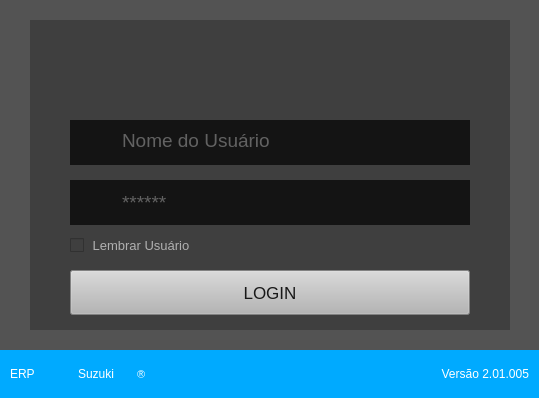
<?xml version="1.0" encoding="UTF-8"?>
<ui version="4.0">
 <class>MainWindow</class>
 <widget class="QMainWindow" name="MainWindow">
  <property name="enabled">
   <bool>true</bool>
  </property>
  <property name="geometry">
   <rect>
    <x>0</x>
    <y>0</y>
    <width>539</width>
    <height>398</height>
   </rect>
  </property>
  <property name="sizePolicy">
   <sizepolicy hsizetype="Fixed" vsizetype="Fixed">
    <horstretch>0</horstretch>
    <verstretch>0</verstretch>
   </sizepolicy>
  </property>
  <property name="minimumSize">
   <size>
    <width>539</width>
    <height>0</height>
   </size>
  </property>
  <property name="maximumSize">
   <size>
    <width>539</width>
    <height>512</height>
   </size>
  </property>
  <property name="acceptDrops">
   <bool>false</bool>
  </property>
  <property name="windowTitle">
   <string>Tela de Login</string>
  </property>
  <property name="styleSheet">
   <string notr="true">background-color: #535353;</string>
  </property>
  <widget class="QWidget" name="centralwidget">
   <layout class="QVBoxLayout" name="verticalLayout">
    <property name="spacing">
     <number>0</number>
    </property>
    <property name="leftMargin">
     <number>0</number>
    </property>
    <property name="topMargin">
     <number>0</number>
    </property>
    <property name="rightMargin">
     <number>0</number>
    </property>
    <property name="bottomMargin">
     <number>0</number>
    </property>
    <item>
     <widget class="QWidget" name="widget" native="true">
      <layout class="QVBoxLayout" name="verticalLayout_2">
       <property name="leftMargin">
        <number>30</number>
       </property>
       <property name="topMargin">
        <number>20</number>
       </property>
       <property name="rightMargin">
        <number>30</number>
       </property>
       <property name="bottomMargin">
        <number>20</number>
       </property>
       <item>
        <widget class="QWidget" name="widget_4" native="true">
         <property name="minimumSize">
          <size>
           <width>480</width>
           <height>310</height>
          </size>
         </property>
         <property name="maximumSize">
          <size>
           <width>480</width>
           <height>310</height>
          </size>
         </property>
         <property name="styleSheet">
          <string notr="true">background-color: #3F3F3F</string>
         </property>
         <widget class="QWidget" name="widget_2" native="true">
          <property name="geometry">
           <rect>
            <x>40</x>
            <y>100</y>
            <width>400</width>
            <height>45</height>
           </rect>
          </property>
          <property name="styleSheet">
           <string notr="true">background-color: rgb(20, 20, 20)</string>
          </property>
          <widget class="QLineEdit" name="line_Usuario">
           <property name="geometry">
            <rect>
             <x>50</x>
             <y>0</y>
             <width>351</width>
             <height>41</height>
            </rect>
           </property>
           <property name="font">
            <font>
             <family>Arial</family>
             <pointsize>14</pointsize>
             <weight>9</weight>
             <italic>false</italic>
             <bold>false</bold>
            </font>
           </property>
           <property name="acceptDrops">
            <bool>true</bool>
           </property>
           <property name="toolTip">
            <string/>
           </property>
           <property name="statusTip">
            <string/>
           </property>
           <property name="whatsThis">
            <string>&lt;html&gt;&lt;head/&gt;&lt;body&gt;&lt;p&gt;&lt;br/&gt;&lt;/p&gt;&lt;/body&gt;&lt;/html&gt;</string>
           </property>
           <property name="styleSheet">
            <string notr="true">background-color: rgb(20, 20, 20);
font: 75 14pt &quot;Arial&quot;;
border: rgb(77, 77, 77);
color: rgb(176, 176, 176);

</string>
           </property>
           <property name="inputMethodHints">
            <set>Qt::ImhNone</set>
           </property>
           <property name="inputMask">
            <string/>
           </property>
           <property name="text">
            <string/>
           </property>
           <property name="cursorPosition">
            <number>0</number>
           </property>
           <property name="placeholderText">
            <string>Nome do Usuário</string>
           </property>
           <property name="cursorMoveStyle">
            <enum>Qt::VisualMoveStyle</enum>
           </property>
           <property name="clearButtonEnabled">
            <bool>true</bool>
           </property>
          </widget>
          <widget class="QLabel" name="label_3">
           <property name="geometry">
            <rect>
             <x>12</x>
             <y>8</y>
             <width>20</width>
             <height>25</height>
            </rect>
           </property>
           <property name="text">
            <string/>
           </property>
           <property name="pixmap">
            <pixmap>../Documents/Programas/Imagens para Layout/login.png</pixmap>
           </property>
           <property name="scaledContents">
            <bool>true</bool>
           </property>
          </widget>
         </widget>
         <widget class="QWidget" name="widget_5" native="true">
          <property name="geometry">
           <rect>
            <x>40</x>
            <y>160</y>
            <width>400</width>
            <height>45</height>
           </rect>
          </property>
          <property name="styleSheet">
           <string notr="true">background-color: rgb(20, 20, 20);</string>
          </property>
          <widget class="QLineEdit" name="line_Senha">
           <property name="geometry">
            <rect>
             <x>50</x>
             <y>0</y>
             <width>351</width>
             <height>45</height>
            </rect>
           </property>
           <property name="font">
            <font>
             <family>Arial</family>
             <pointsize>14</pointsize>
             <weight>9</weight>
             <italic>false</italic>
             <bold>false</bold>
            </font>
           </property>
           <property name="acceptDrops">
            <bool>true</bool>
           </property>
           <property name="toolTip">
            <string/>
           </property>
           <property name="statusTip">
            <string/>
           </property>
           <property name="whatsThis">
            <string>&lt;html&gt;&lt;head/&gt;&lt;body&gt;&lt;p&gt;&lt;br/&gt;&lt;/p&gt;&lt;/body&gt;&lt;/html&gt;</string>
           </property>
           <property name="layoutDirection">
            <enum>Qt::LeftToRight</enum>
           </property>
           <property name="styleSheet">
            <string notr="true">background-color: rgb(20, 20, 20);
color: rgb(176, 176, 176);
font: 75 14pt &quot;Arial&quot;;
border: rgb(77, 77, 77);

</string>
           </property>
           <property name="inputMethodHints">
            <set>Qt::ImhHiddenText|Qt::ImhNoAutoUppercase|Qt::ImhNoPredictiveText|Qt::ImhSensitiveData</set>
           </property>
           <property name="inputMask">
            <string/>
           </property>
           <property name="text">
            <string/>
           </property>
           <property name="echoMode">
            <enum>QLineEdit::Password</enum>
           </property>
           <property name="alignment">
            <set>Qt::AlignLeading|Qt::AlignLeft|Qt::AlignVCenter</set>
           </property>
           <property name="dragEnabled">
            <bool>false</bool>
           </property>
           <property name="placeholderText">
            <string notr="true">******</string>
           </property>
           <property name="clearButtonEnabled">
            <bool>true</bool>
           </property>
          </widget>
          <widget class="QLabel" name="label_4">
           <property name="geometry">
            <rect>
             <x>12</x>
             <y>8</y>
             <width>20</width>
             <height>25</height>
            </rect>
           </property>
           <property name="text">
            <string/>
           </property>
           <property name="pixmap">
            <pixmap>../Documents/Programas/Imagens para Layout/cadeado.png</pixmap>
           </property>
           <property name="scaledContents">
            <bool>true</bool>
           </property>
          </widget>
         </widget>
         <widget class="QPushButton" name="btn_Login">
          <property name="geometry">
           <rect>
            <x>40</x>
            <y>250</y>
            <width>400</width>
            <height>45</height>
           </rect>
          </property>
          <property name="font">
           <font>
            <family>Arial</family>
            <pointsize>13</pointsize>
            <weight>9</weight>
            <italic>false</italic>
            <bold>false</bold>
           </font>
          </property>
          <property name="cursor">
           <cursorShape>PointingHandCursor</cursorShape>
          </property>
          <property name="mouseTracking">
           <bool>false</bool>
          </property>
          <property name="styleSheet">
           <string notr="true">background-color: rgb(181, 181, 181);
color:rgb(25, 25, 25);
font: 75 13pt &quot;Arial&quot;;

</string>
          </property>
          <property name="inputMethodHints">
           <set>Qt::ImhNone</set>
          </property>
          <property name="text">
           <string>LOGIN</string>
          </property>
          <property name="autoDefault">
           <bool>false</bool>
          </property>
          <property name="default">
           <bool>false</bool>
          </property>
         </widget>
         <widget class="QCheckBox" name="check_Lembrar">
          <property name="geometry">
           <rect>
            <x>40</x>
            <y>210</y>
            <width>121</width>
            <height>31</height>
           </rect>
          </property>
          <property name="font">
           <font>
            <family>Arial</family>
            <pointsize>10</pointsize>
            <weight>9</weight>
            <italic>false</italic>
            <bold>false</bold>
           </font>
          </property>
          <property name="styleSheet">
           <string notr="true">color: rgb(176, 176, 176);
font: 75 10pt &quot;Arial&quot;;</string>
          </property>
          <property name="text">
           <string> Lembrar Usuário</string>
          </property>
          <property name="checked">
           <bool>false</bool>
          </property>
          <property name="tristate">
           <bool>false</bool>
          </property>
         </widget>
         <widget class="QLabel" name="label_12">
          <property name="geometry">
           <rect>
            <x>120</x>
            <y>10</y>
            <width>231</width>
            <height>71</height>
           </rect>
          </property>
          <property name="text">
           <string/>
          </property>
          <property name="pixmap">
           <pixmap>../arquivos/Logo_sem_fundo.png</pixmap>
          </property>
          <property name="scaledContents">
           <bool>true</bool>
          </property>
         </widget>
        </widget>
       </item>
      </layout>
     </widget>
    </item>
    <item>
     <widget class="QWidget" name="widget_3" native="true">
      <property name="minimumSize">
       <size>
        <width>0</width>
        <height>48</height>
       </size>
      </property>
      <property name="maximumSize">
       <size>
        <width>16777215</width>
        <height>48</height>
       </size>
      </property>
      <property name="sizeIncrement">
       <size>
        <width>0</width>
        <height>0</height>
       </size>
      </property>
      <property name="styleSheet">
       <string notr="true">background-color: rgb(0, 170, 255);</string>
      </property>
      <layout class="QHBoxLayout" name="horizontalLayout">
       <property name="spacing">
        <number>0</number>
       </property>
       <property name="leftMargin">
        <number>10</number>
       </property>
       <property name="topMargin">
        <number>0</number>
       </property>
       <property name="rightMargin">
        <number>10</number>
       </property>
       <property name="bottomMargin">
        <number>0</number>
       </property>
       <item>
        <widget class="QLabel" name="label_5">
         <property name="minimumSize">
          <size>
           <width>45</width>
           <height>0</height>
          </size>
         </property>
         <property name="maximumSize">
          <size>
           <width>45</width>
           <height>16777215</height>
          </size>
         </property>
         <property name="sizeIncrement">
          <size>
           <width>0</width>
           <height>0</height>
          </size>
         </property>
         <property name="styleSheet">
          <string notr="true">color: rgb(255, 255, 255);
font: 75 16pt &quot;Arial&quot;;</string>
         </property>
         <property name="text">
          <string>ERP</string>
         </property>
        </widget>
       </item>
       <item>
        <widget class="QLabel" name="label_6">
         <property name="minimumSize">
          <size>
           <width>82</width>
           <height>0</height>
          </size>
         </property>
         <property name="maximumSize">
          <size>
           <width>82</width>
           <height>16777215</height>
          </size>
         </property>
         <property name="styleSheet">
          <string notr="true">color: rgb(255, 255, 255);
font: 87 16pt &quot;Arial Black&quot;;</string>
         </property>
         <property name="text">
          <string>Suzuki</string>
         </property>
         <property name="alignment">
          <set>Qt::AlignCenter</set>
         </property>
        </widget>
       </item>
       <item>
        <widget class="QLabel" name="label_7">
         <property name="minimumSize">
          <size>
           <width>10</width>
           <height>0</height>
          </size>
         </property>
         <property name="maximumSize">
          <size>
           <width>10</width>
           <height>16777215</height>
          </size>
         </property>
         <property name="font">
          <font>
           <family>Arial</family>
           <pointsize>8</pointsize>
           <weight>9</weight>
           <italic>false</italic>
           <bold>false</bold>
          </font>
         </property>
         <property name="styleSheet">
          <string notr="true">color: rgb(255, 255, 255);
font: 75 8pt &quot;Arial&quot;;</string>
         </property>
         <property name="text">
          <string>®</string>
         </property>
        </widget>
       </item>
       <item>
        <widget class="QLabel" name="label">
         <property name="text">
          <string/>
         </property>
        </widget>
       </item>
       <item>
        <widget class="QLabel" name="label_Versao">
         <property name="minimumSize">
          <size>
           <width>130</width>
           <height>0</height>
          </size>
         </property>
         <property name="maximumSize">
          <size>
           <width>130</width>
           <height>16777215</height>
          </size>
         </property>
         <property name="styleSheet">
          <string notr="true">color: rgb(255, 255, 255);
font: 75 12pt &quot;Arial&quot;;</string>
         </property>
         <property name="text">
          <string>Versão 2.01.005</string>
         </property>
         <property name="alignment">
          <set>Qt::AlignRight|Qt::AlignTrailing|Qt::AlignVCenter</set>
         </property>
        </widget>
       </item>
      </layout>
     </widget>
    </item>
   </layout>
  </widget>
 </widget>
 <resources/>
 <connections/>
</ui>
